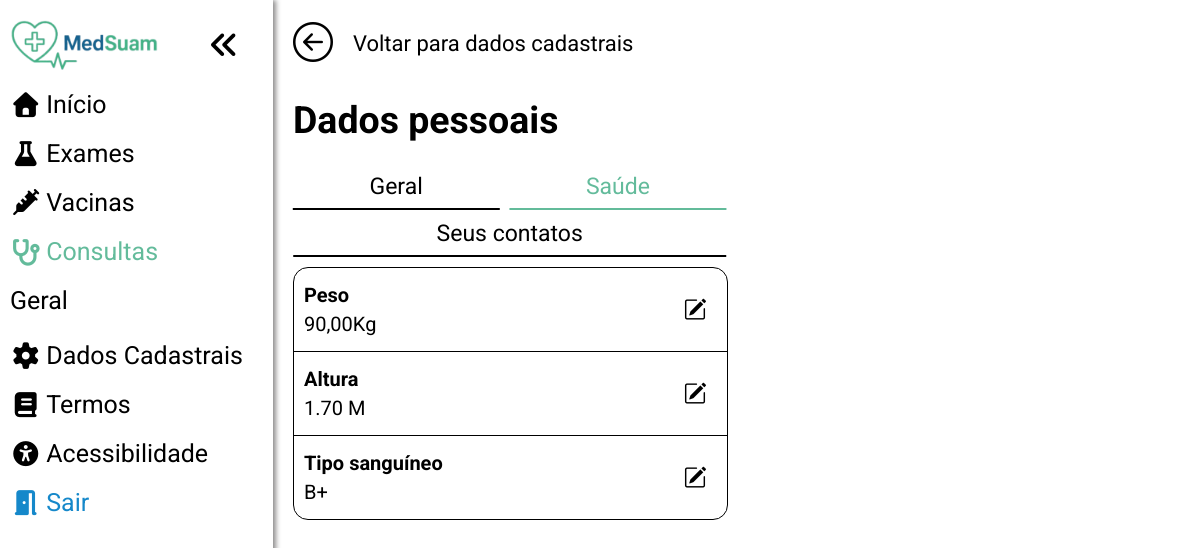
The app's page /pages/dadosCadastraisPages/saude.php (signed in) with its own data.
### tables this page shows
CREATE TABLE `paciente` (
  `id_paciente` int(11) NOT NULL AUTO_INCREMENT,
  `nome_paciente` varchar(255) NOT NULL,
  `cpf_paciente` varchar(14) NOT NULL,
  `data_nasc_paciente` date NOT NULL,
  `email_paciente` varchar(100) NOT NULL,
  `senha_paciente` varchar(100) NOT NULL,
  `sexo_paciente` varchar(20) NOT NULL,
  `status_paciente` enum('ativo','inativo') NOT NULL DEFAULT 'ativo',
  `peso` decimal(6,2) DEFAULT NULL,
  `altura` decimal(5,2) DEFAULT NULL,
  `tipo_sanguineo` varchar(10) DEFAULT NULL,
  `nome_social_paciente` varchar(100) DEFAULT NULL,
  `estado_civil` varchar(20) DEFAULT NULL,
  PRIMARY KEY (`id_paciente`),
  UNIQUE KEY `email_UNIQUE` (`email_paciente`),
  UNIQUE KEY `cpf_UNIQUE` (`cpf_paciente`)
);

### pages/dadosCadastraisPages/saude.php (the view, shortened to what this page needs)
<?php
    include "../../dbMedsuam.php";
    $sql = "SELECT * FROM paciente WHERE id_paciente={$_SESSION['id']} LIMIT 1";
    $result = mysqli_query($conn, $sql);
    $account = mysqli_fetch_assoc($result);
?>
<!DOCTYPE html>
<html lang="pt-BR">
<head>
    <link rel="stylesheet" href="../../css/userpage.css"/>
    <link rel="stylesheet" href="https://cdnjs.cloudflare.com/ajax/libs/font-awesome/7.0.1/css/all.min.css" />
    <link rel="stylesheet" href="https://cdn.jsdelivr.net/npm/bootstrap-icons@1.11.3/font/bootstrap-icons.min.css">
</head>
<body>
    <aside>
        <div class="background">
        <ul>
            <li>
                <div class="menuIconContainer">
                <a href="../../userpage.php"><img class="logo" src="../../images/Logo_medsuam-removebg-preview (1).png" alt="logo"/></a>
                 <label for="sidebar" class="menuIcon">
                    <i class="fas fa-angle-double-left"></i>
                </label>
                </div>
            </li>
            <li>
                <a href="../userpage.php" class="linkPage">
                    <i class="fa-solid fa-house"></i>
                    <span>Início</span>
                </a>
            </li>
            <li>
                <a href="../exames.html" class="linkPage">
                    <i class="fa-solid fa-flask"></i>
                    <span>Exames</span>
                </a>
            </li>
            <li>
                <a href="../vacinas.html" class="linkPage">
                    <i class="fas fa-syringe"></i>
                    <span>Vacinas</span>
                </a>
            </li>
            <li>
                <a href="../consultas.html" class="linkPage currentPage">
                    <i class="fa fa-stethoscope"></i>
                    <span>Consultas</span>
                </a>
            </li>
            <li class="geralSpanContainer">
                <span class="geralSpan">Geral</span>
            </li>
            <li>
                <a href="../dadosCadastrais.html" class="linkPage">
                    <i class="fas fa-gear"></i>
                    <span>Dados Cadastrais</span>
                </a>
            </li>
            <li>
                <a class="linkPage">
                <i class="fas fa-book"></i>
                <span>Termos</span>
                </a>
            </li>
            <li>
                <label id="acessibilidadeLabel" class="linkPage" for="acessibilidade">
                    <i class="fa fa-universal-access"></i>
                    <span>Acessibilidade</span>
                </label>
            </li>
            <li class="sairContainer">
                <a id="sairLink" href="../../sair.php">
                    <i class="fas fa-door-open"></i>
                    <span>Sair</span>
                </a>
            </li>
        </ul>
        </div>
    </aside>
    <main>
        <section id="saude" class="twoGrid margin">
            <div class="left">
                <a href="../dadosCadastrais.html" class="backToInicioLink backToDadosCadastrais">
                    <i class="bi bi-arrow-left-circle"></i>
                    <span>Voltar para dados cadastrais</span>
                </a>
                <h1>Dados pessoais</h1>
                <div class="linksBar">
                    <a href="./geral.php">Geral</a>
                    <a href="./saude.php" class="selected">Saúde</a>
                    <a href="./seusContatos.php">Seus contatos</a>
                </div>
                <form action="saude.php" method="post" class="dadosContainer">
                    <div class="dadosContainerContent">
                        <strong>Peso</strong>
                        <span class="infoSpan"><?php echo number_format($account['peso'], 2, ",", ".") . 'Kg' ?></span>
                        <button type="button" class="editBtn">
                            <i class="bi bi-pencil-square"></i>
                        </button>
                    </div>
                    <div class="dadosContainerContent">
                        <strong>Altura</strong>
                        <span class="infoSpan"><?php echo number_format(floatVal(str_replace(',', '.', $account['altura'])) / 100, 2, ".", ".") . " M"?></span>
                        <button type="button" class="editBtn">
                            <i class="bi bi-pencil-square"></i>
                        </button>
                    </div>
                    <div class="dadosContainerContent noBorder">
                        <strong>Tipo sanguíneo</strong>
                        <span class="infoSpan"><?php echo $account['tipo_sanguineo']?></span>
                        <button type="button" class="editBtn">
                            <i class="bi bi-pencil-square"></i>
                        </button>
                    </div>
                </form>
            </div>
        </section>
    </main>
</body>
</html>

### css/userpage.css (style rules this page uses)
:root { --borda: #8e8d8d; --padrao: rgba(92, 184, 150, 0.957); --azulClaro: #1588ca; --cianoClaro: rgba(96, 225, 178, 0.957); }
body { display:grid; grid-template-columns: auto 1fr; grid-template-rows: 1fr; min-height: 100vh; grid-template-areas: "sidebar main"; margin: 0; padding: 0; font-size: 25px; font-family: "Roboto", sans-serif; }
aside { grid-area: sidebar; background-color: white; height:100%; width: 100%; transition: 300ms ease-in-out; padding: 20px 10px; align-items: center; overflow: hidden; border: none; box-shadow: 3px 0 5px #8e8d8d ; z-index: 100; }
main { grid-area: main; }
.logo { height: 50px; }
aside ul li a, aside ul li label { white-space: nowrap; display: flex; gap:5px; align-items: center; cursor: pointer; position: relative; text-decoration: none; color:black; }
.currentPage { color: var(--padrao) }
.linkPage::after { content:''; position:absolute; width:0px; height:3px; background-image: linear-gradient(to right, var(--padrao), var(--cianoClaro)); bottom:-5px; left: 0px; transition: 600ms ease-in-out; transform-origin: left; }
aside ul { list-style-type:none; margin:0; padding:0; display: inline-block; }
aside ul li { margin-bottom: 20px; }
aside ul li i { font-size: 25px; }
.menuIcon { transition: 600ms ease; z-index: 10; }
.menuIcon i { font-size: 30px; }
.menuIconContainer { display: flex; justify-content: space-between; transition: 600ms ease; }
.logo { transition: 600ms ease; }
.geralSpan { transition: 600ms ease-in-out; display: inline-block; overflow: hidden; white-space: nowrap; }
#sairLink { color: var(--azulClaro); text-decoration: none; }
main { box-sizing: border-box; }
#acessibilidadeLabel { background-color: white; border:none; font-size: 25px; padding: 0; margin: 0; cursor:pointer; }
#acessibilidadeLabel span { font-size: 25px; }
aside { position:relative; }
.background { background-color: white; height:100%; width:100%; box-sizing: border-box; }
.margin { margin: 20px 20px 20px 40px; }
.twoGrid { display:grid; grid-template-columns: 1fr 1fr; grid-template-rows: 1fr; grid-template-areas: "left right"; gap:20px; }
.left { grid-area: left; }
.backToInicioLink { background-color: transparent; border:none; cursor: pointer; text-decoration: none; color:black; }
.backToInicioLink i { font-size: 40px; font-weight: 900; }
.backToDadosCadastrais { display:flex; flex-direction: row; align-items: center; gap:20px; }
.backToDadosCadastrais span { font-size: 22px; }
.dadosContainer { border: solid 1px black; border-radius: 15px; width: 100%; }
.dadosContainerContent { display:flex; flex-direction: column; font-size: 20px; gap:5px; border-bottom: 1px solid black; position: relative; padding: 15px 10px; }
.dadosContainerContent button { position:absolute; right: 15px; top: 50%; transform: translateY(-50%); background-color: transparent; border: none; cursor:pointer; font-size: 23px; transition: 600ms ease; }
.dadosContainerContent button i { color:black; }
.dadosContainerContent span { max-width: 500px; }
.noBorder { border: none; }
.linksBar { display: flex; justify-content:center; gap: 10px; margin-bottom: 10px; width: 100%; }
.linksBar a { text-decoration: none; color:black; position: relative; padding: 0 40px 10px 40px; font-size: 23px; }
.linksBar a:after { content: ''; width:100%; height: 2px; background-color: #000; position: absolute; bottom:0; left:50%; transform: translateX(-50%); }
.linksBar a.selected { color: var(--padrao); }
.linksBar a.selected::after { background-color: var(--padrao); }
.linksBar { display: flex; flex-wrap: wrap; justify-content: space-between; }
.linksBar a { flex: 1 1 auto; min-width: 100px; text-align: center; }

### records on screen
paciente: peso "90,00", altura "1.70", tipo_sanguineo "B+"
